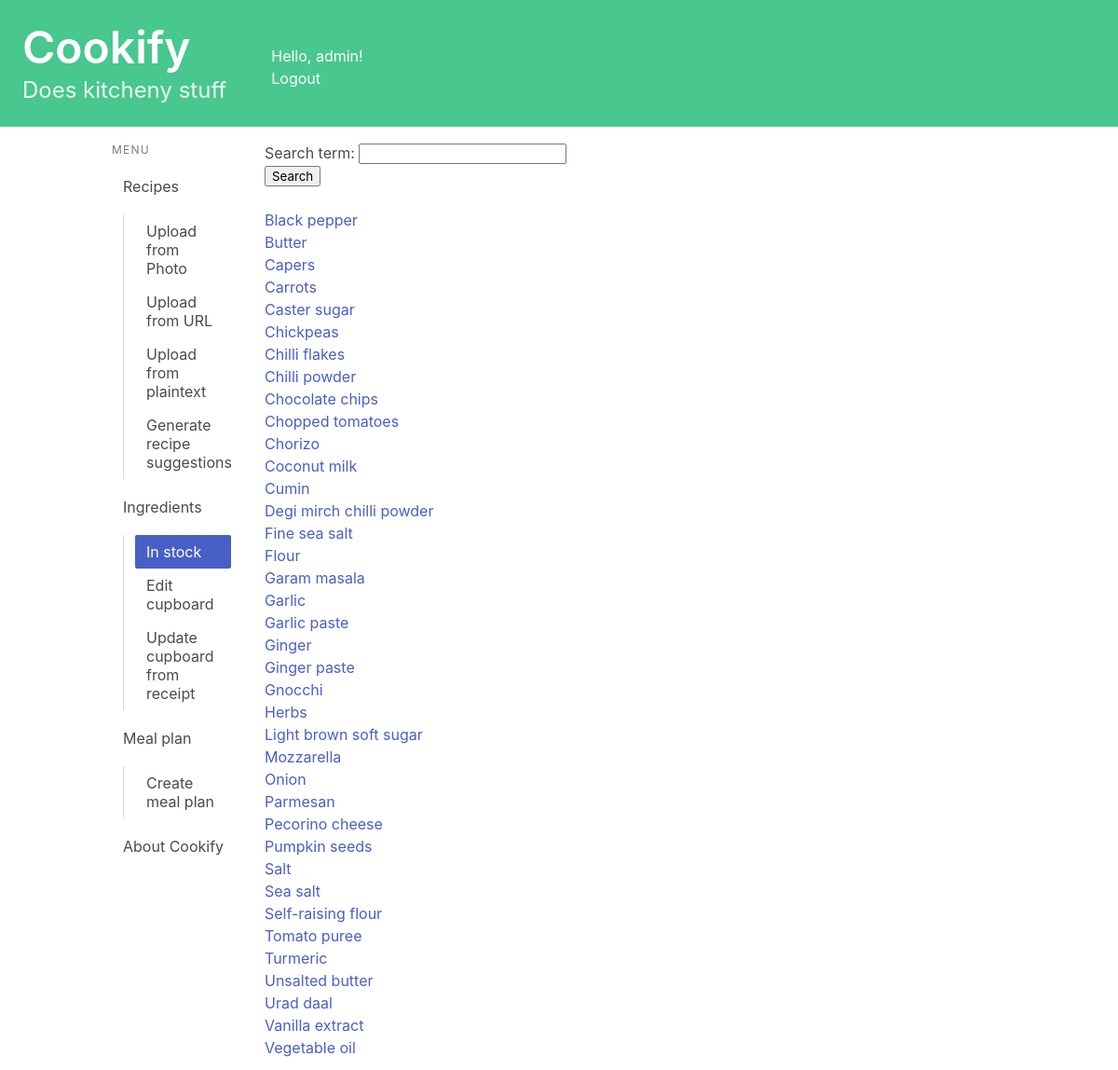
Before: /cupboard/cupboard/ (signed in) with the older database file.
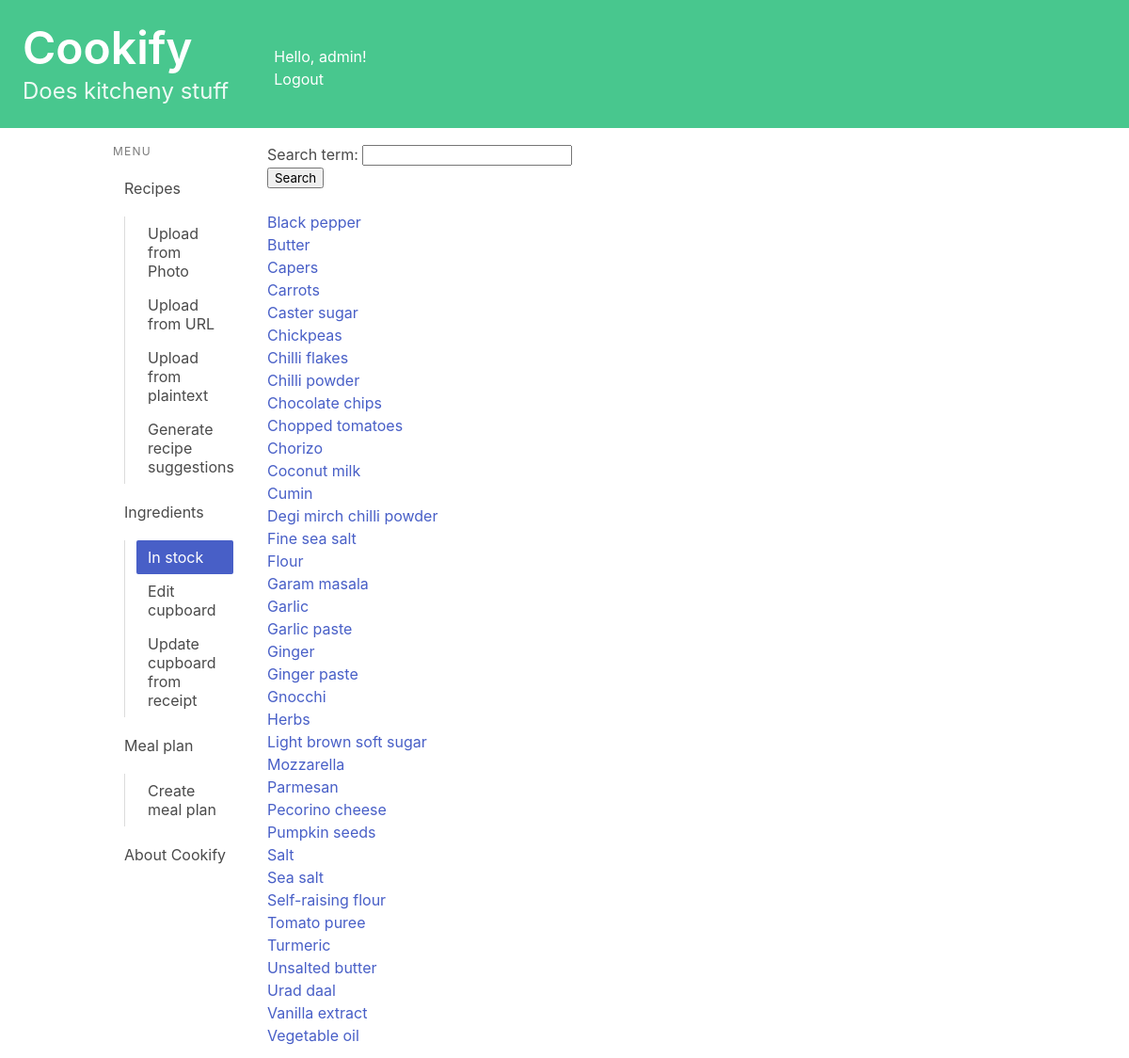
After: the same page with the newer database file.
### recipes/models.py (models this page shows, shortened)
class ProfileIngredient(models.Model):
    profile = models.ForeignKey(Profile, on_delete=models.CASCADE, related_name="profile_ingredient")
    ingredient = models.ForeignKey(Ingredient, on_delete=models.CASCADE, related_name="profile_ingredient")
    in_stock = models.BooleanField(default = False)
    date_added = models.DateTimeField(default=timezone.now)
    expiry_date = models.DateField(null=True, blank=True)
    long_life_override = models.BooleanField(null=True, blank=True)
    shelf_life_override = models.IntegerField(null=True, blank=True)
    substitutes_override = models.CharField(max_length=200, blank=True)
    category_override = models.CharField(max_length=60, blank=True)
    calories_override = models.IntegerField(null=True, blank=True)
    carbohydrates_override = models.FloatField(null=True, blank=True)
    sugar_override = models.FloatField(null=True, blank=True)
    fat_override = models.FloatField(null=True, blank=True)
    protein_override = models.FloatField(null=True, blank=True)
    fibre_override = models.FloatField(null=True, blank=True)
    typical_weight_override = models.IntegerField(null=True, blank=True)
    def __str__(self):
        return ("Profile Ingredient: " + self.ingredient.name + " " + str(self.id))
    def save(self, *args, **kwargs):
        if not self.ingredient.long_life:#not self.expiry_date and
            shelf_life = self.ingredient.shelf_life or 0
            self.expiry_date = timezone.now().date() + timezone.timedelta(days=shelf_life)
        super().save(*args, **kwargs)
    class Meta:
        unique_together = ('profile', 'ingredient',)
        ordering = ['-expiry_date']
        get_latest_by = 'expiry_date'

### cupboard/models.py (models this page shows, shortened)
class Ingredient(models.Model):
    name = models.CharField(max_length=50)
    long_life = models.BooleanField(default= True)
    shelf_life = models.IntegerField(null= True, blank=True)
    substitutes = models.CharField(max_length = 200, blank= True)
    category = models.CharField(max_length=60, blank=True)
    calories = models.IntegerField(default = 0)
    carbohydrates = models.FloatField(default = 0)
    sugar = models.FloatField(default = 0)
    fat = models.FloatField(default = 0)
    protein = models.FloatField(default = 0)
    fibre = models.FloatField(default = 0)
    typical_weight = models.IntegerField(null= True, blank=True)

### cupboard/views.py (the view)
# urls.py: path('cupboard/', views.cupboard_index, name='cupboard_index'),
@login_required
def cupboard_index(request):
    profile = request.user.profile
    profile.remove_expired_items()
    if request.method == 'POST':
        form = SearchForm(request.POST)
        if form.is_valid():
            filtered_ingredient = form.cleaned_data['search_term']
            profile_ingredient_list = profile.profile_ingredient.filter(in_stock = True, ingredient__name__icontains=filtered_ingredient).order_by("ingredient__name")
    else:
        form = SearchForm()
        profile_ingredient_list = profile.profile_ingredient.filter(in_stock = True).order_by("ingredient__name")
    context = {'profile_ingredient_list': profile_ingredient_list, 'form': form}
    return render(request, 'cupboard/ingredients_index.html', context)

### recipes/forms.py
class SearchForm(forms.Form):
    search_term = forms.CharField(max_length=50)

### recipes/models.py (called while the page is built)
    def remove_expired_items(self):
        expired_items = self.profile_ingredient.filter(
            in_stock=True,
            ingredient__long_life=False,
            expiry_date__lt=timezone.now()
        )
        print(expired_items)
        for item in expired_items:
            item.in_stock = False
            item.save()
        last_20_expired_items = expired_items.order_by('-expiry_date')[:20]
        self.last_20_expired_items.set(last_20_expired_items)

### recipes/templatetags/is_active.py (called while the page is built)
@register.simple_tag
def is_active(request, url):
    if reverse(url) == request.path:
        return "is-active"
    return ""

### cupboard/templates/cupboard/ingredients_index.html (shortened to what this page needs)
{% extends 'base.html' %}
{% block content %}
<ul>
    <form method="post">
         {{ form.as_p }}
        <button type="submit">Search</button>
    </form>
    <br>
{% if profile_ingredient_list %}
    {% for profile_ingredient in profile_ingredient_list %}
    <li><a href="{% url 'cupboard:ingredient_detail' profile_ingredient.ingredient.id %}">{{ profile_ingredient.ingredient.name }}</a></li>
    {% endfor %}
{% else %}
    <p>No ingredients are available.</p>
{% endif %}
</ul>
{% endblock content %}

Changed rows visible on the page:
no longer on this page (row edited): ProfileIngredient: ingredient.name "Onion"
